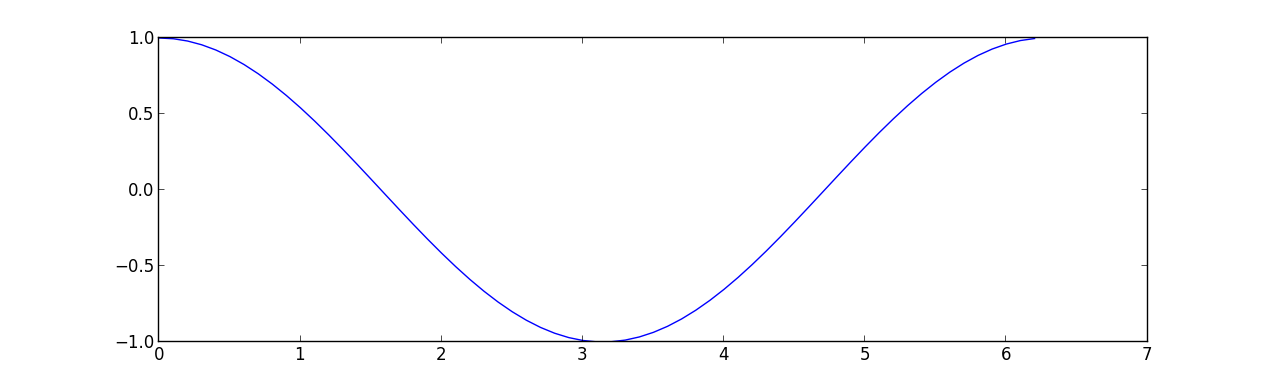

Write the Python code that produced this figure.
import cos_module_np
import numpy as np
import pylab

x = np.arange(0, 2 * np.pi, 0.1)
y = cos_module_np.cos_func_np(x)
pylab.plot(x, y)
pylab.show()
